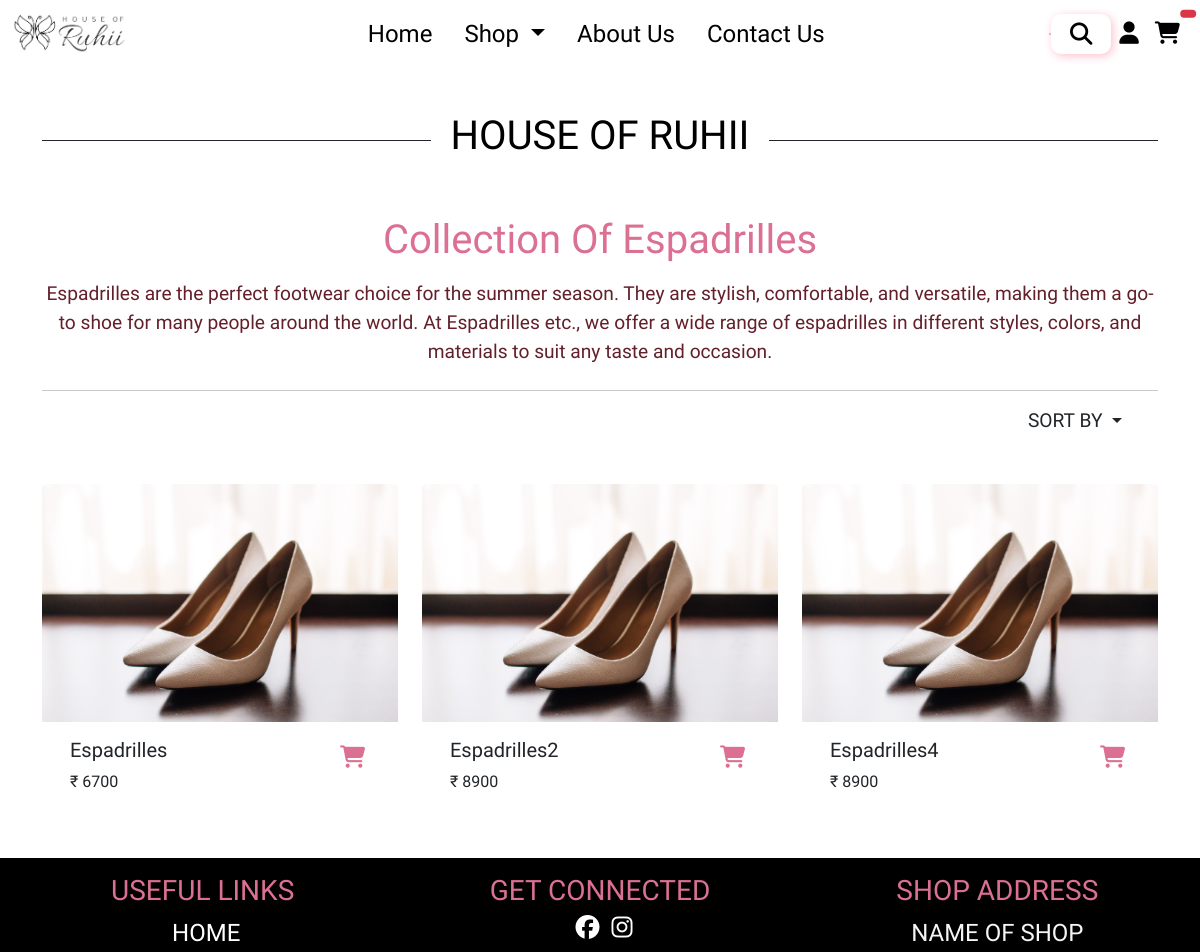
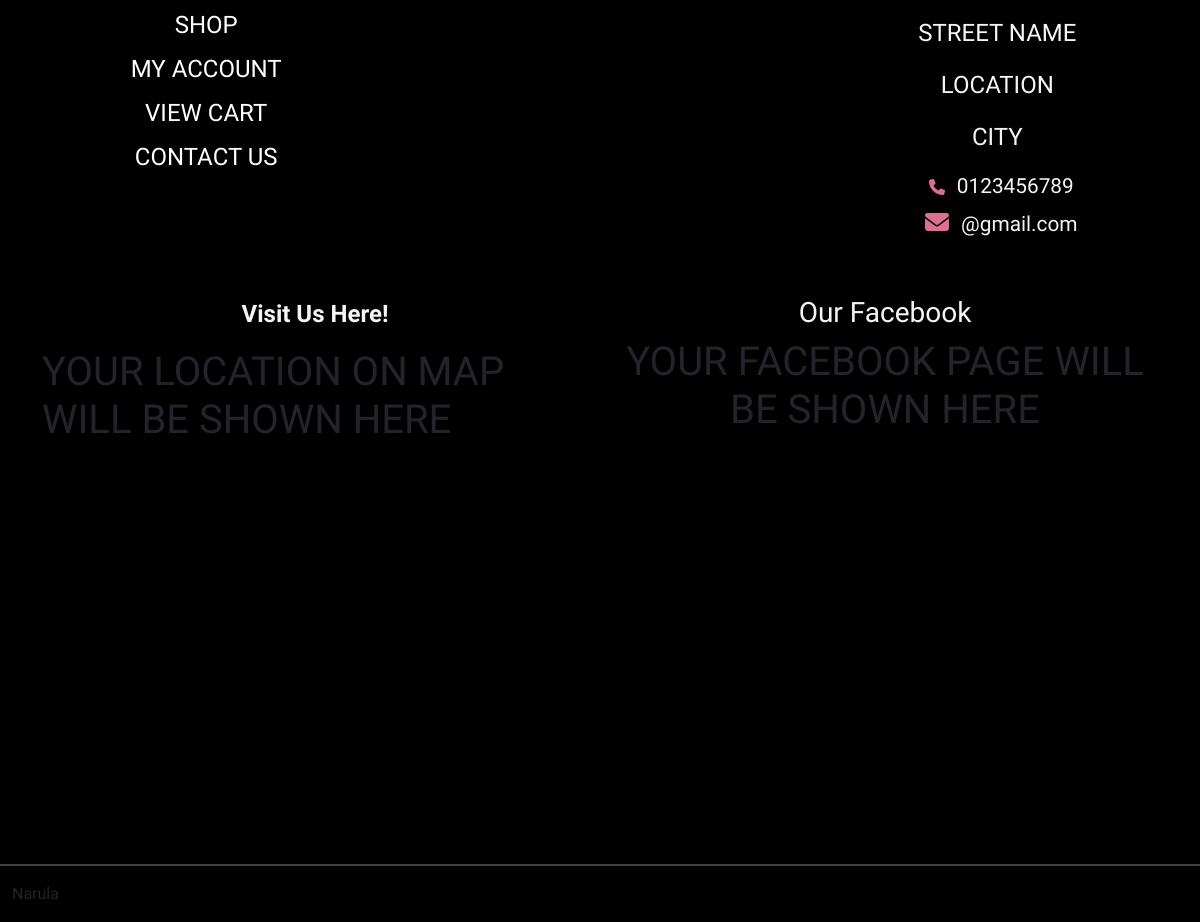
The page /espadrilles on the database its author committed (2 pictures, top to bottom).
### website/models.py (models this page shows)
class ProductModel(models.Model):
    name = models.CharField(max_length=50)
    price = models.IntegerField()
    img = models.ImageField()
    img2 = models.ImageField()
    img3 = models.ImageField()
    img4 = models.ImageField()
    img5 = models.ImageField()
    img6 = models.ImageField()
    cat = models.ForeignKey("CategoryModel", on_delete=models.CASCADE)
    def __str__(self):
        return self.name

### website/views.py (the view)
# urls.py: path('espadrilles', views.Espadrilles, name = 'espadrilles'),
def Espadrilles(request):
    data = ProductModel.objects.filter(cat=16)
    print(data)
    context = {'data': data}
    return render(request, 'website/espadrilles.html', context)

### website/templates/website/espadrilles.html (shortened to what this page needs)
{% extends "website/index.html" %}
{% block popup %}
{% load static %}
<link href="{% static 'css/index.css' %}" rel="stylesheet">
<link href="{% static 'css/heels.css' %}" rel="stylesheet">
{% endblock popup %}
{% block content %}
<div class="main mx-auto" style="margin-top: 5em;">
  <div class="container mt-5">
    <div class="header__center" style="margin-top: 3.5em;">
      <h1 style="color: black; text-align: center;">HOUSE OF RUHII</h1>
    </div>
  </div>
  <div class="container-fluid text-center">
    <h1 style="color: palevioletred" class="mt-5">Collection Of Espadrilles</h1>
  </div>
  <div class="container text-center mx-auto mt-3">
    <p style="text-align: center; font-size: 1.2em; color: rgb(99, 31, 42);" class="text-center">
      Espadrilles are the perfect footwear choice for the summer season. They are stylish, comfortable, and versatile,
      making them a go-to shoe for many people around the world. At Espadrilles etc., we offer a wide range of
      espadrilles in different styles, colors, and materials to suit any taste and occasion.
    </p>
    <hr style="border: 1 px solid palevioletred; margin-top: 1.5em;">
  </div>
  <div class="container">
    <div class="row">
      <div class="col-sm-10"></div>
      <div class="col-sm-2">
        <div class="nav-item dropdown text-center">
          <a class="nav-link dropdown-toggle" href="#" role="button" data-bs-toggle="dropdown" aria-expanded="false"
            style="font-size: 1.2em;">
            SORT BY
          </a>
        </div>
      </div>
    </div>
  </div>
  <div class="container mt-5">
    <div class="row row-cols-1 row-cols-md-3 g-4">
      {% for i in data %}
      <div class="col">
        <div class="card" style="border: none">
          <img src="{% static 'images/img1.jpg' %}" class="card-img-top"
            onmouseover="this.src='../../../static/images/img2.jpg'"
            onmouseout="this.src='../../../static/images/img1.jpg'" />
          <div class="card-body">
            <div class="container-fluid">
              <div class="row">
                <div class="col-sm-10">
                  <h5 class="card-title">{{i.name}}</h5>
                  <p class="card-text">&#8377 {{i.price}}</p>
                </div>
                {% if request.user.username == "" %}
                <div class="col-sm-2">
                  <a href="{% url 'signin' %}">
                    <i class="fa-solid fa-cart-shopping mt-2" title="add to cart" data-link-id="{{i.id}}"
                      data-name="{{i.name}}" data-value="{{i.price}}" data-quantity="{{i.quantity}}"
                      style="color: palevioletred; font-size: 1.4em"></i></a>
                </div>
              </div>
            {% endif %}
          </div>
        </div>
      </div>
    </div>
    {% endfor%}
  </div>
</div>
<div class="flex-wrapper bg-black mx-auto mt-5">
  <div class="container-fluid" style="padding-top: 1em">
    <div class="row g-3">
      <div class="col-sm-4 mb-2 text-center">
        <h3 style="color: palevioletred">USEFUL LINKS</h3>
        <ul style="list-style: none; color: white; font-size: 1.5em;">
          <a href="#" style="text-decoration: none">
            <li style="list-style: none; color: white; margin-left: -25px" class="list mb-2">
              HOME
            </li>
          </a>
          <a href="#" style="text-decoration: none">
            <li style="list-style: none; color: white; margin-left: -25px; " class="mb-2">
              SHOP
            </li>
          </a>
          <a href="#" style="text-decoration: none">
            <li style="list-style: none; color: white; margin-left: -25px; " class="mb-2">
              MY ACCOUNT
            </li>
          </a>
          <a href="#" style="text-decoration: none">
            <li style="list-style: none; color: white; margin-left: -25px;" class="mb-2">
              VIEW CART
            </li>
          </a>
          <a href="#" style="text-decoration: none">
            <li style="list-style: none; color: white; margin-left: -25px; " class="mb-2">
              CONTACT US
            </li>
          </a>
        </ul>
      </div>
      <div class="col-sm-4 mb-4 text-center">
        <h3 style="color: palevioletred">GET CONNECTED </h3>
        <a href="#"><i class="fa-brands fa-facebook mx-2"></i></a>
        <a href="#"><i class="fa-brands fa-instagram"></i></a>
      </div>
      <div class="col-sm-4 mb-2 text-center">
        <h3 style="color: palevioletred">SHOP ADDRESS</h3>
        <p style="color: whitesmoke; font-size: 1.5em">NAME OF SHOP</p>
        <p style="color: whitesmoke; font-size: 1.5em">STREET NAME</p>
        <p style="color: whitesmoke; font-size: 1.5em">LOCATION</p>
        <p style="color: whitesmoke; font-size: 1.5em">CITY</p>
        <i class="fa-solid fa-phone mx-2" style="color: palevioletred"></i>
        <span style="color: whitesmoke; font-size: 1.3em">0123456789</span><br>
        <i class="fa-solid fa-envelope mx-2 mt-2" style="color: palevioletred"></i>
        <span style="color: whitesmoke; font-size: 1.3em">@gmail.com</span>
      </div>
    </div>
  </div>
  <div class="container mt-5">
    <div class="row">
      <div class="col-sm-6">
        <p style="
                  font-size: 1.5em;
                  font-weight: 600;
                  color: whitesmoke;
                  text-align: center;
                ">
          Visit Us Here!
        </p>
        <div class="map-responsive">
          <h1>YOUR LOCATION ON MAP WILL BE SHOWN HERE</h1>
        </div>
      </div>
      <div class="col-sm-6">
        <h3 style="text-align: center; color: whitesmoke">Our Facebook</h3>
        <div class="container mx-auto text-center">
          <h1>YOUR FACEBOOK PAGE WILL BE SHOWN HERE</h1>
        </div>
      </div>
    </div>
  </div>
  <hr style="border: 1px solid white" />
  <div class="footer">
    <div class="container-fluid">
      <p>Narula</p>
    </div>
  </div>
</div>
</body>
{% endblock %}

### static/css/index.css (style rules this page uses)
* { padding: 0; margin: 0; box-sizing: border-box; font-family: 'Tilt Neon', cursive; scroll-behavior: smooth; }
body { overflow-x: hidden; }
a { text-decoration: none; color: white; }
.header__center { font-size: 2rem; display: grid; grid-template-columns: 1fr max-content 1fr; grid-column-gap: 1.2rem; align-items: center; }
.header__center::before, .header__center::after { content: ""; display: block; height: 1px; background-color: currentColor; }
.card { cursor: pointer; font-family: 'Tilt Neon', cursive; border: none; }
.flex-wrapper { display: flex; min-height: 50vh; flex-direction: column; justify-content: space-between }
.fa-brands { color: white; font-size: 1.5em; cursor: pointer; }
.fa-instagram { color: white; font-size: 1.5em; }
.fa-facebook { color: white; font-size: 1.5; }
.fa-envelope { color: white; font-size: 1.5em; cursor: pointer; }
.map-responsive { overflow: hidden; padding-bottom: 30%; position: relative; height: 500px; }

### static/css/heels.css (style rules this page uses)
* { padding: 0; margin: 0; box-sizing: border-box; font-family: 'Tilt Neon', cursive; scroll-behavior: smooth; }
body { overflow-x: hidden; }
.header__center { font-size: 2rem; display: grid; grid-template-columns: 1fr max-content 1fr; grid-column-gap: 1.2rem; align-items: center; }
.header__center::before, .header__center::after { content: ""; display: block; height: 1px; background-color: currentColor; }
.card { cursor: pointer; font-family: 'Tilt Neon', cursive; border: none; }
.flex-wrapper { display: flex; min-height: 50vh; flex-direction: column; justify-content: space-between }
.fa-brands { color: white; font-size: 1.5em; cursor: pointer; }
.fa-instagram { color: white; font-size: 1.5em; }
.fa-facebook { color: white; font-size: 1.5; }
.fa-envelope { color: white; font-size: 1.5em; cursor: pointer; }
.map-responsive { overflow: hidden; padding-bottom: 30%; position: relative; height: 500px; }

### rows shown on the page
ProductModel: name "Espadrilles", price "6700"
ProductModel: name "Espadrilles2", price "8900"
ProductModel: name "Espadrilles4", price "8900"
